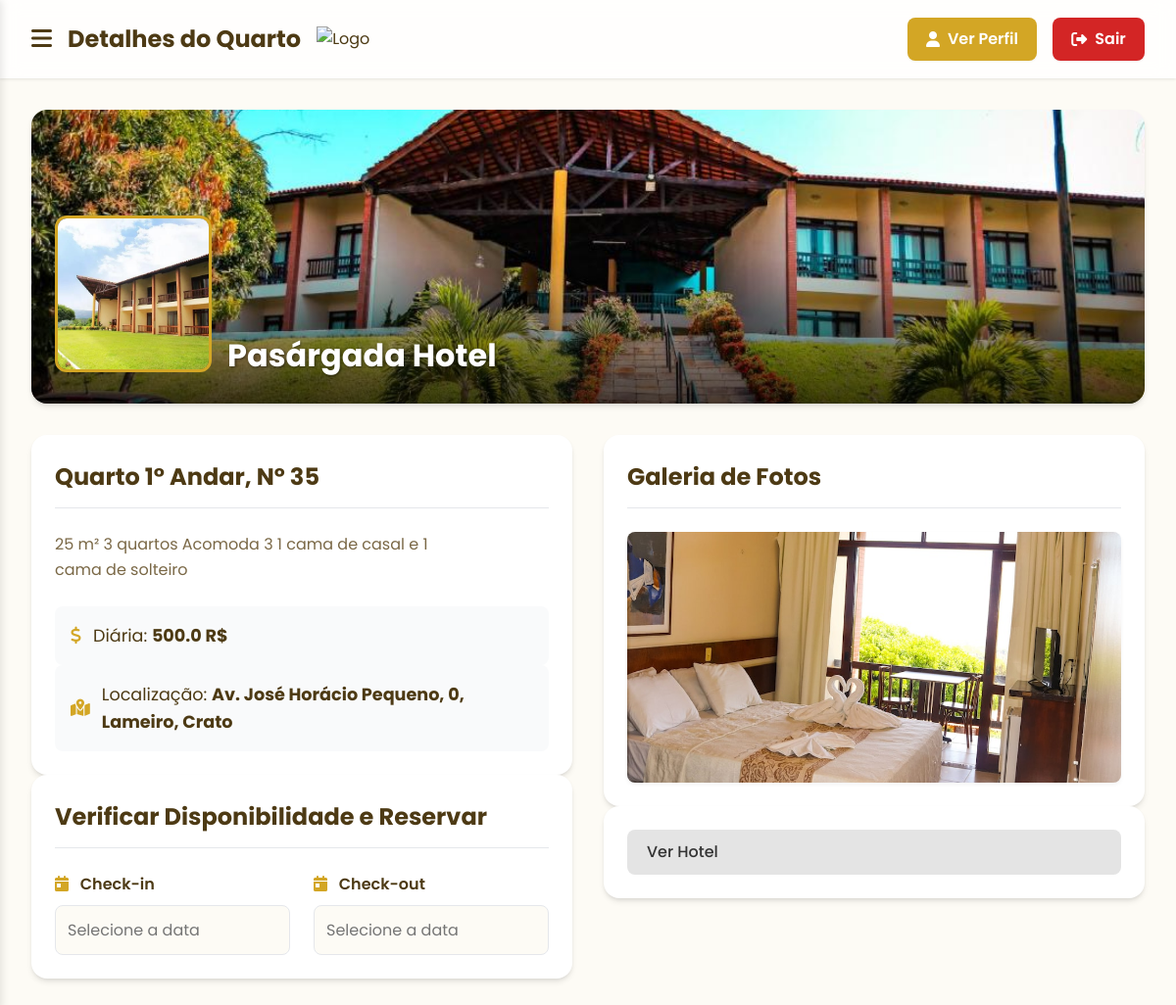
Page /quartos_reserva/11/10 on the committed database.
### tables this page shows
CREATE TABLE hoteis
(
    id_hotel INTEGER PRIMARY KEY AUTOINCREMENT,
    nome TEXT,
    cidade TEXT,
    bairro TEXT,
    rua TEXT,
    numero INTEGER,
    cnpj INTEGER,
    email TEXT,
    senha TEXT,
    foto TEXT

, background text, chave_pix text);

CREATE TABLE quartos 
(
    id_quarto INTEGER PRIMARY KEY AUTOINCREMENT,
    andar TEXT,
    numero_quarto TEXT,
    preco REAL,
    imagem TEXT,
    id_hotel INTEGER, descricao TEXT,
    FOREIGN KEY (id_hotel) REFERENCES hoteis(id_hotel)
);

### routes/route_quartos.py (the view, shortened to what this page needs)
@quarto_bp.route('/quartos_reserva/<int:id_hotel>/<int:id_quarto>', methods=['GET', 'POST'])
def quartos_reserva(id_hotel, id_quarto):
    if 'usuario' in session:
        botao_reserva_texto = "Reservar quarto!"
        icone = "/static/{}".format(session['usuario']['imagem'])
        endereco = "/perfil_usuario"
    elif 'hotel' in session:
        botao_reserva_texto = "Reservar quarto!"
        icone = "/static/{}".format(session['hotel']['foto'])
        endereco = "/perfil_hotel"
    else:
        botao_reserva_texto = "Faça Login Para Reservar"
        icone = "/static/imagens/user.png"
        endereco = "/login"
    hotel_model = HotelModel(id_hotel=id_hotel)
    hotel = hotel_model.buscar_por_hotel()
    quarto_model = QuartoModel(id_quarto=id_quarto)
    quarto = quarto_model.buscar_por_quarto()
    imagens_quarto = quarto_model.buscar_imagens_do_quarto()
    imagens = []
    if imagens_quarto:  # garante que não é None
        for i in range(1, 5):
            nome_campo = f"img{i}"
            img = imagens_quarto[nome_campo]  # acessa como dicionário
            if img:  # só adiciona se não for None ou vazio
                imagens.append(img)
    reserva_model = ReservaModel(id_quarto=id_quarto)
    reservas = reserva_model.buscar_todas_reservas()
    datas_ocupadas = []
    for reserva in reservas:
        inicio = datetime.strptime(reserva['data_checkin'], "%Y-%m-%d")
        fim = datetime.strptime(reserva['data_checkout'], "%Y-%m-%d")
        while inicio <= fim:
            datas_ocupadas.append(inicio.strftime("%Y-%m-%d"))
            inicio += timedelta(days=1)
    rota = "/quartos_reserva/{}/{}".format(id_hotel, id_quarto)
    data_checkin = request.form.get("checkin")
    data_checkout = request.form.get("checkout")
    return render_template('quartos/quartos_hotel.html', icone=icone, endereco=endereco, hotel=hotel, quarto=quarto, imagens=imagens, rota=rota, botao_reserva_texto=botao_reserva_texto, datas_ocupadas=json.dumps(datas_ocupadas))

### models/connect.py (called while the page is built)
    def connect(self):
        self.conn = sqlite3.connect(self.db_name)
        self.conn.row_factory = sqlite3.Row  # Para retornar dicionários
        self.cursor = self.conn.cursor()

    def execute(self, query, params=None):
        if self.conn is None:
            self.connect()
        if params:
            self.cursor.execute(query, params)
        else:
            self.cursor.execute(query)
        return self.cursor

    def fetchall(self):
        return self.cursor.fetchall()

    def fetchone(self):
        return self.cursor.fetchone()

    def close(self):
        if self.conn:
            self.conn.close()
            self.conn = None
            self.cursor = None

### models/hotel_model.py (called while the page is built)
    def buscar_por_hotel(self):
        db = Database()
        db.connect()
        sql = "SELECT * FROM hoteis WHERE id_hotel=?"
        db.execute(sql, (self.id_hotel,))
        hotel = db.fetchone()
        db.close()
        return hotel

### models/quarto_model.py (called while the page is built)
    def buscar_por_quarto(self):
        db = Database()
        db.connect()
        sql = "SELECT * FROM quartos WHERE id_quarto=?"
        db.execute(sql, (self.id_quarto,))
        quarto = db.fetchone()
        db.close()
        return quarto

    def buscar_imagens_do_quarto(self):
        db = Database()
        db.connect()
        sql = "SELECT * FROM IMG_QUARTOS WHERE id_quarto=?"
        db.execute(sql, (self.id_quarto,))
        imagens = db.fetchone()
        db.close()
        return imagens

### models/reserva_model.py (called while the page is built)
    def buscar_todas_reservas(self):
        db = Database()
        db.connect()
        sql = "SELECT * FROM reservas WHERE id_quarto=?"
        db.execute(sql, (self.id_quarto,))
        rows = db.fetchall()
        db.close()
        reservas = [dict(row) for row in rows]
        return reservas

### templates/quartos/quartos_hotel.html (shortened to what this page needs)
<!DOCTYPE html>
<html lang="pt-BR">
<head>
  <link rel="stylesheet" href="/static/estilos/estilo_quarto_hotel.css">
  <link rel="stylesheet" href="https://cdnjs.cloudflare.com/ajax/libs/font-awesome/6.4.0/css/all.min.css">
  <link rel="stylesheet" href="https://cdnjs.cloudflare.com/ajax/libs/font-awesome/6.5.1/css/all.min.css">
  <link rel="stylesheet" href="https://cdn.jsdelivr.net/npm/flatpickr/dist/flatpickr.min.css">
</head>
<body>
  <div class="page-wrapper">
    <header class="header">
      <div class="header-content">
        <div class="header-left">
          <button class="menu-btn" onclick="toggleSidebar()">
            <i class="fas fa-bars"></i>
          </button>
          <h1>Detalhes do Quarto</h1>
          <img
          src="https://cdn.discordapp.com/attachments/528355309639696419/1406897968501489675/Dream_tour_logo.png?ex=68a42356&is=68a2d1d6&hm=a90147212d1a2e97c4bad53c9b159da8755b06216a3f107d37e410289e133286"
          alt="Logo">
        </div>
        <div class="header-right">
          <a href="{{endereco}}" class="btn btn-edit">
            <i class="fas fa-user"></i>
            <span>Ver Perfil</span>
          </a>
          <a href="/sair" class="btn btn-logout">
            <i class="fas fa-sign-out-alt"></i>
            <span>Sair</span>
          </a>
        </div>
      </div>
    </header>
    <main class="main-content">
      <section class="hotel-banner">
        {% if hotel.background %}
        <img src="{{ url_for('static', filename=hotel.background) }}" alt="Imagem do hotel" class="banner-img">
        {% else %}
        <img
          src="https://www.kayak.com.br/news/wp-content/uploads/sites/12/2023/08/THEME_HOTEL_SIGN_FIVE_STARS_FACADE_BUILDING_GettyImages-1320779330-3.jpg"
          alt="Imagem padrão do hotel" class="banner-img">
        {% endif %}
        <div class="banner-overlay">
          <a href="{{url_for('hotel.pagina_hotel', id_hotel=hotel.id_hotel)}}" class="hotel-avatar-link">
            <img src="{{ url_for('static', filename=hotel.foto) }}" class="hotel-avatar-img" alt="Foto do Hotel">
          </a>
          <h2 class="hotel-name-banner">{{ hotel.nome }}</h2>
        </div>
      </section>
      <div class="grid-layout">
        <div class="info-column">
          <section class="card">
            {%if quarto.andar == "0" %}
              <h2 class="section-title">Quarto Térreo, Nº {{ quarto.numero_quarto }}</h2>
            {% else %}
              <h2 class="section-title">Quarto {{ quarto.andar }}° Andar, Nº {{ quarto.numero_quarto }}</h2>
            {% endif %}
            <p class="quarto-descricao">{{ quarto.descricao }}</p>
            <div class="quarto-preco">
              <i class="fa-solid fa-dollar-sign"></i>
              <span>Diária: <strong>{{ quarto.preco }} R$</strong></span>
            </div>
            <div class="quarto-preco">
              <i class="fa-solid fa-map-marked-alt"></i>
              <span>Localização: <strong>{{ hotel.rua }}, {{ hotel.numero }}, {{ hotel.bairro }}, {{ hotel.cidade }}</strong></span>
            </div>
          </section>
          <section class="card">
            <h2 class="section-title">Verificar Disponibilidade e Reservar</h2>
            <form action="{{ rota }}" method="POST" class="form-reserva">
              <div class="date-picker-group">
                <div class="form-group">
                  <label for="checkin"><i class="fa-solid fa-calendar-day"></i> Check-in</label>
                  <input type="text" id="checkin" name="checkin" required placeholder="Selecione a data">
                </div>
                <div class="form-group">
                  <label for="checkout"><i class="fa-solid fa-calendar-day"></i> Check-out</label>
                  <input type="text" id="checkout" name="checkout" required placeholder="Selecione a data">
                </div>
              </div>
            </form>
          </section>
        </div>
        <div class="gallery-column">
          <section class="card">
            <h2 class="section-title">Galeria de Fotos</h2>
            <div class="galeria-quarto">
              {% if quarto.imagem %}
              <img src="{{ url_for('static', filename=quarto.imagem) }}" alt="1º foto do quarto" class="foto-principal">
              {% else %}
              <img src="https://placehold.co/600x400/d3a625/FFFFFF?text=Quarto" alt="1º foto do quarto" class="foto-principal">
              {% endif %}
            </div>
          </section>
          <div class="gallery-column">
            <section class="card">
              <a href="{{ url_for('hotel.pagina_hotel', id_hotel=hotel.id_hotel) }}" class="btn-cinza">
                Ver Hotel
              </a>
            </section>
          </div>
        </div>
      </div>
    </main>
  </div>
</body>
</html>

### static/estilos/estilo_quarto_hotel.css (style rules this page uses)
:root { --cor-fundo: #FDFBF5; --cor-fundo-card: #FFFFFF; --cor-primaria: #d3a625; --cor-primaria-hover: #b68b1c; --cor-texto-principal: #4d3a14; --cor-texto-secundario: #7a6846; --cor-perigo: #d32525; --cor-perigo-hover: #b61c1c; --cor-info: #17a2b8; --cor-info-hover: #138496; --cor-borda: #E5E7EB; --sombra-card: 0 4px 6px -1px rgb(0 0 0 / 0.1), 0 2px 4px -2px rgb(0 0 0 / 0.1); }
* { margin: 0; padding: 0; box-sizing: border-box; }
body { font-family: 'Poppins', sans-serif; background-color: var(--cor-fundo); color: var(--cor-texto-principal); line-height: 1.6; }
.page-wrapper { transition: margin-left 0.3s ease-in-out; }
.header { background-color: rgba(255, 255, 255, 0.8); backdrop-filter: blur(10px); box-shadow: 0 1px 3px rgba(0,0,0,0.1); position: sticky; top: 0; z-index: 990; }
.header-content { display: flex; align-items: center; justify-content: space-between; height: 5rem; padding: 0 2rem; max-width: 1400px; margin: 0 auto; }
.header-left { display: flex; align-items: center; gap: 1rem; }
.header-left h1 { font-size: 1.5rem; font-weight: 700; }
.menu-btn { background: none; border: none; font-size: 1.5rem; cursor: pointer; color: var(--cor-texto-principal); }
.header-right { display: flex; gap: 1rem; }
.btn { display: inline-flex; align-items: center; justify-content: center; gap: 0.5rem; padding: 0.6rem 1.2rem; border: none; border-radius: 8px; font-weight: 600; text-decoration: none; cursor: pointer; transition: background-color 0.2s, box-shadow 0.2s; box-shadow: 0 1px 2px rgba(0,0,0,0.05); }
.btn-edit { background-color: var(--cor-primaria); color: white; }
.btn-logout { background-color: var(--cor-perigo); color: white; }
.main-content { padding: 2rem; max-width: 1400px; margin: 0 auto; }
.card { background-color: var(--cor-fundo-card); padding: 1.5rem; border-radius: 1rem; box-shadow: var(--sombra-card); }
.section-title { font-size: 1.5rem; font-weight: 700; margin-bottom: 1.5rem; padding-bottom: 0.75rem; border-bottom: 1px solid var(--cor-borda); }
.hotel-banner { position: relative; width: 100%; height: 300px; border-radius: 1rem; overflow: hidden; margin-bottom: 2rem; box-shadow: var(--sombra-card); }
.banner-img { width: 100%; height: 100%; object-fit: cover; }
.banner-overlay { position: absolute; inset: 0; background: linear-gradient(to top, rgba(0,0,0,0.7) 0%, rgba(0,0,0,0) 50%); display: flex; align-items: flex-end; padding: 1.5rem; gap: 1rem; }
.hotel-avatar-link { flex-shrink: 0; }
.hotel-avatar-img { width: 160px; height: 160px; border-radius: 0.75rem; border: 3px solid var(--cor-primaria); object-fit: cover; }
.hotel-name-banner { font-size: 2rem; font-weight: 700; color: white; text-shadow: 1px 1px 3px rgba(0,0,0,0.5); }
.grid-layout { display: grid; grid-template-columns: 1fr; gap: 2rem; }
.quarto-descricao { color: var(--cor-texto-secundario); margin-bottom: 1.5rem; }
.quarto-preco { display: flex; align-items: center; gap: 0.75rem; background-color: #f9fafb; padding: 1rem; border-radius: 8px; font-size: 1.1rem; }
.quarto-preco i { color: var(--cor-primaria); }
.form-reserva { display: flex; flex-direction: column; gap: 1.5rem; }
.date-picker-group { display: flex; gap: 1.5rem; flex-wrap: wrap; }
.form-group { flex: 1; min-width: 200px; }
.form-group label { display: block; font-weight: 600; margin-bottom: 0.5rem; color: var(--cor-texto-principal); }
.form-group label i { margin-right: 0.5rem; color: var(--cor-primaria); }
.form-group input { width: 100%; padding: 0.75rem; border: 1px solid var(--cor-borda); border-radius: 8px; font-family: 'Poppins', sans-serif; font-size: 1rem; background-color: var(--cor-fundo); }
.galeria-quarto { display: grid; grid-template-columns: repeat(auto-fit, minmax(150px, 1fr)); grid-auto-rows: 150px; grid-auto-flow: dense; gap: 1rem; }
.galeria-quarto img { width: 100%; height: 100%; object-fit: cover; border-radius: 8px; box-shadow: 0 2px 4px rgba(0, 0, 0, 0.05); transition: transform 0.3s ease, box-shadow 0.4s ease; cursor: pointer; }
.galeria-quarto img.foto-principal { grid-column: span 2; grid-row: span 2; }
@media (min-width: 992px) { .grid-layout { grid-template-columns: 1fr 1fr; } }
@media (min-width: 992px) { .galeria-quarto { grid-template-columns: repeat(auto-fit, minmax(120px, 1fr)); grid-auto-rows: 120px; } }
.btn-cinza { width: 100%; background-color: #e4e4e4; color: #333; border: none; padding: 10px 20px; border-radius: 8px; font-weight: 500; text-decoration: none; display: inline-block; transition: background 0.3s; }

### rows in the picture
hoteis: background (picture), foto (picture), nome "Pasárgada Hotel", rua "Av. José Horácio Pequeno", numero "0", bairro "Lameiro", cidade "Crato"
quartos: andar "1", numero_quarto "35", descricao "25 m² 3 quartos Acomoda 3 1 cama de casal e 1 cama de solteiro", preco "500.0", imagem (picture)
